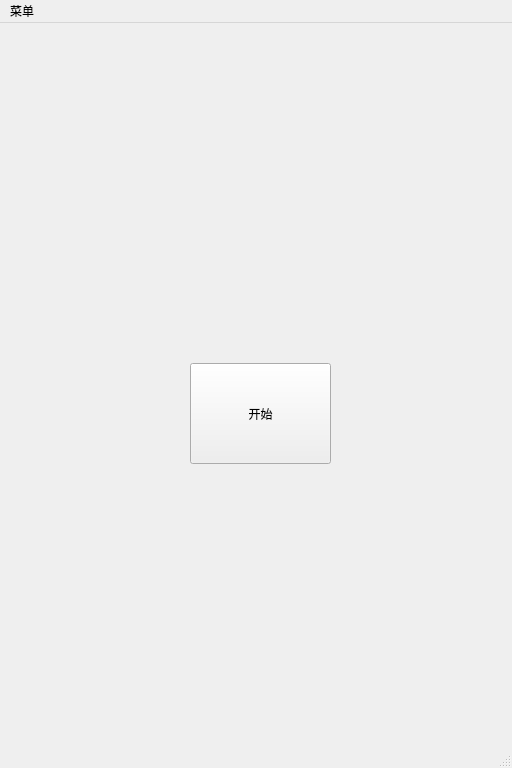
<?xml version="1.0" encoding="UTF-8"?>
<ui version="4.0">
 <class>MainWindow</class>
 <widget class="QMainWindow" name="MainWindow">
  <property name="geometry">
   <rect>
    <x>0</x>
    <y>0</y>
    <width>512</width>
    <height>768</height>
   </rect>
  </property>
  <property name="minimumSize">
   <size>
    <width>512</width>
    <height>768</height>
   </size>
  </property>
  <property name="maximumSize">
   <size>
    <width>512</width>
    <height>768</height>
   </size>
  </property>
  <property name="windowTitle">
   <string>war3</string>
  </property>
  <property name="windowIcon">
   <iconset>
    <normaloff>:/res/app.ico</normaloff>:/res/app.ico</iconset>
  </property>
  <widget class="QWidget" name="centralWidget">
   <widget class="QPushButton" name="pushButton">
    <property name="geometry">
     <rect>
      <x>190</x>
      <y>340</y>
      <width>141</width>
      <height>101</height>
     </rect>
    </property>
    <property name="text">
     <string>开始</string>
    </property>
   </widget>
  </widget>
  <widget class="QMenuBar" name="menuBar">
   <property name="geometry">
    <rect>
     <x>0</x>
     <y>0</y>
     <width>512</width>
     <height>26</height>
    </rect>
   </property>
   <widget class="QMenu" name="menu">
    <property name="title">
     <string>菜单</string>
    </property>
    <addaction name="actionoutgame"/>
    <addaction name="separator"/>
    <addaction name="actionabout_us"/>
    <addaction name="separator"/>
    <addaction name="actionmusic"/>
    <addaction name="separator"/>
    <addaction name="actionhelp"/>
   </widget>
   <addaction name="menu"/>
  </widget>
  <widget class="QStatusBar" name="statusBar"/>
  <action name="actionoutgame">
   <property name="text">
    <string>outgame</string>
   </property>
  </action>
  <action name="actionabout_us">
   <property name="text">
    <string>about us</string>
   </property>
  </action>
  <action name="actionmusic">
   <property name="text">
    <string>music</string>
   </property>
  </action>
  <action name="actionhelp">
   <property name="text">
    <string>help</string>
   </property>
  </action>
 </widget>
 <layoutdefault spacing="6" margin="11"/>
 <resources/>
 <connections>
  <connection>
   <sender>actionoutgame</sender>
   <signal>triggered(bool)</signal>
   <receiver>MainWindow</receiver>
   <slot>close()</slot>
   <hints>
    <hint type="sourcelabel">
     <x>260</x>
     <y>416</y>
    </hint>
    <hint type="destinationlabel">
     <x>255</x>
     <y>383</y>
    </hint>
   </hints>
  </connection>
 </connections>
</ui>
